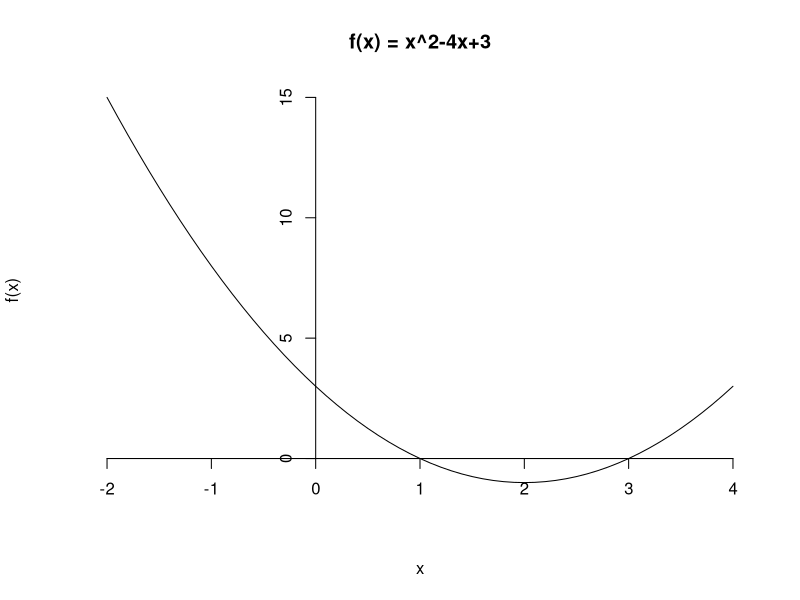
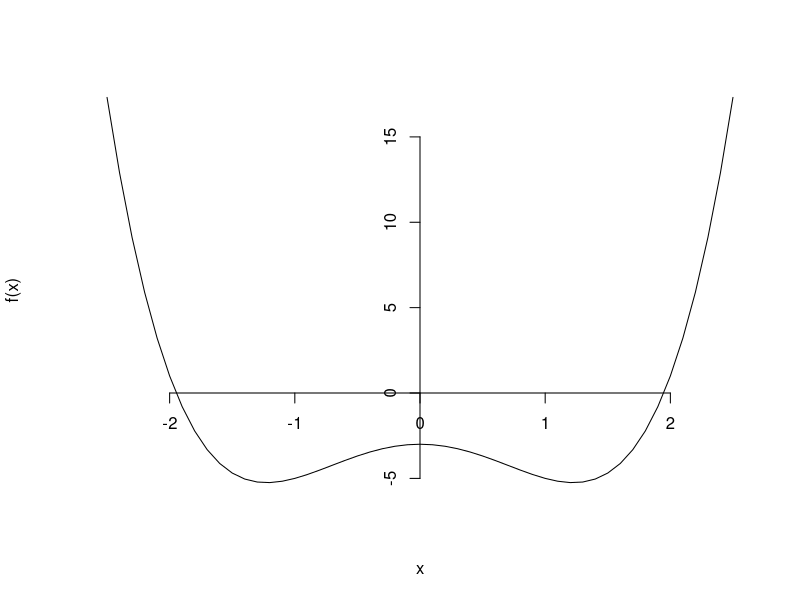
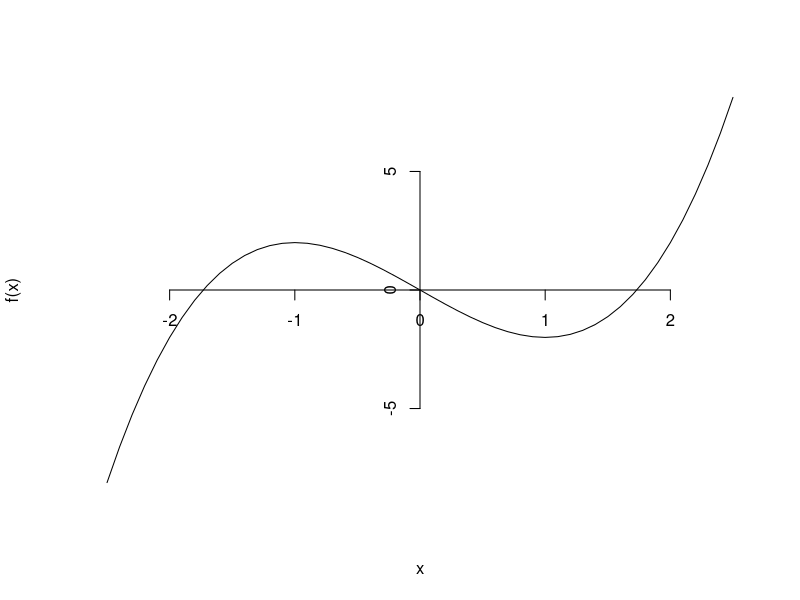
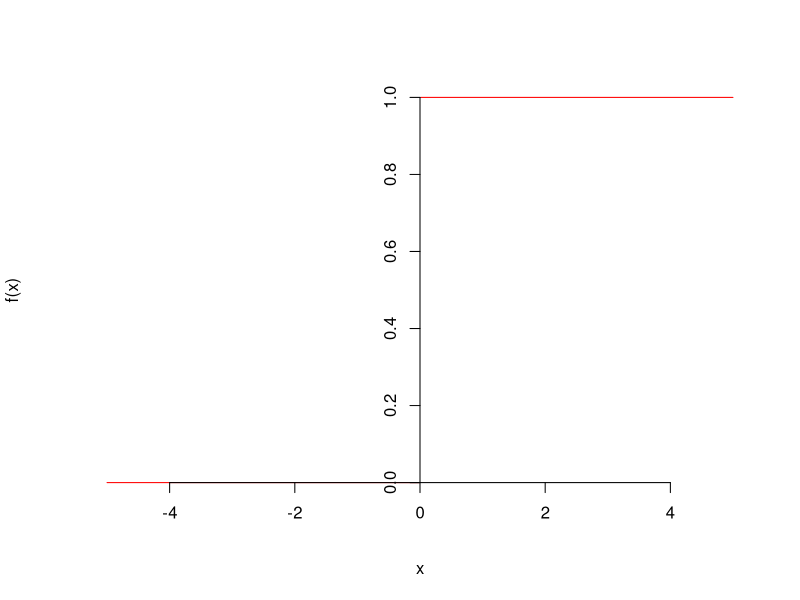
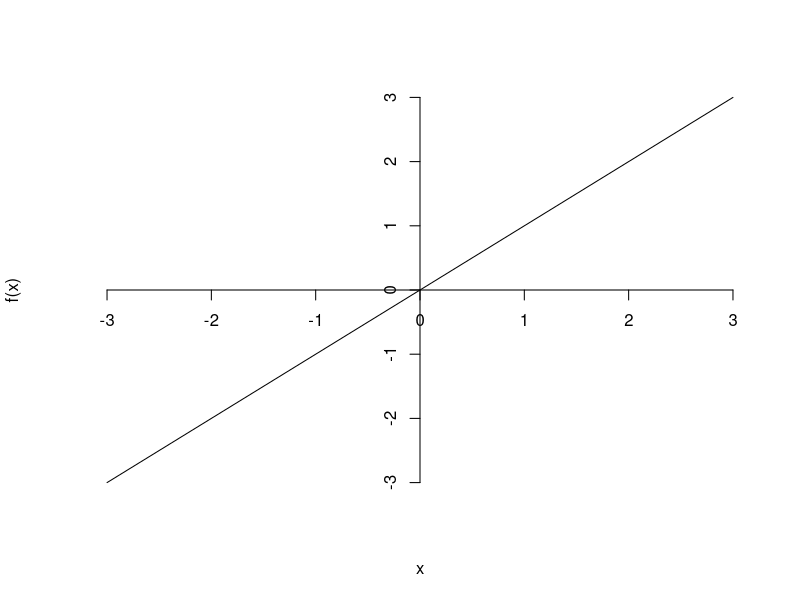
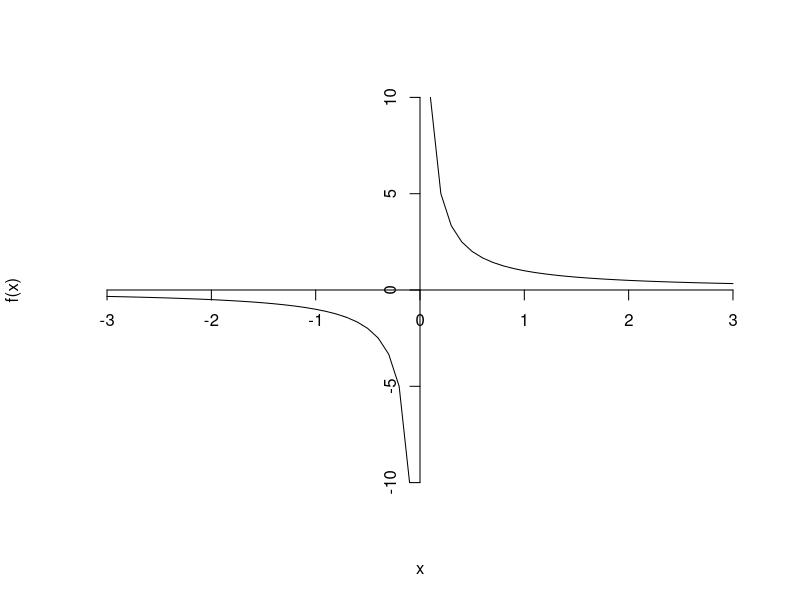
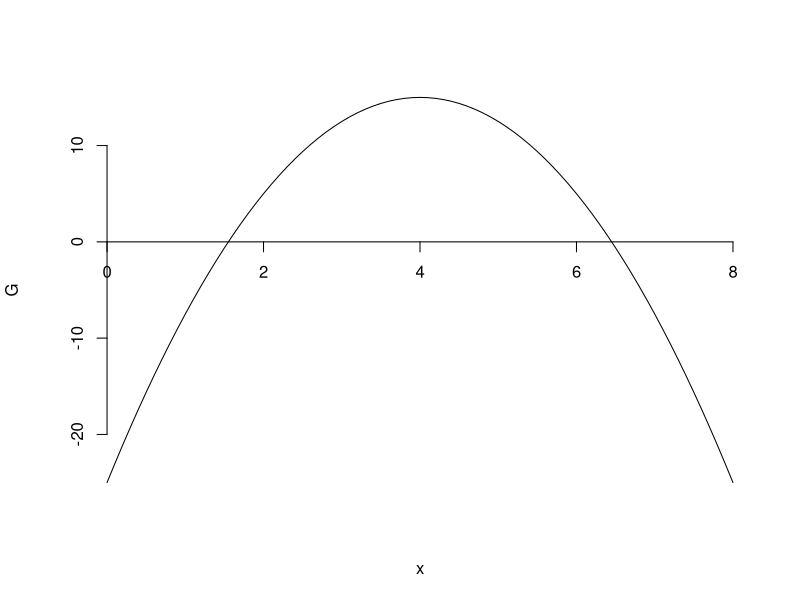
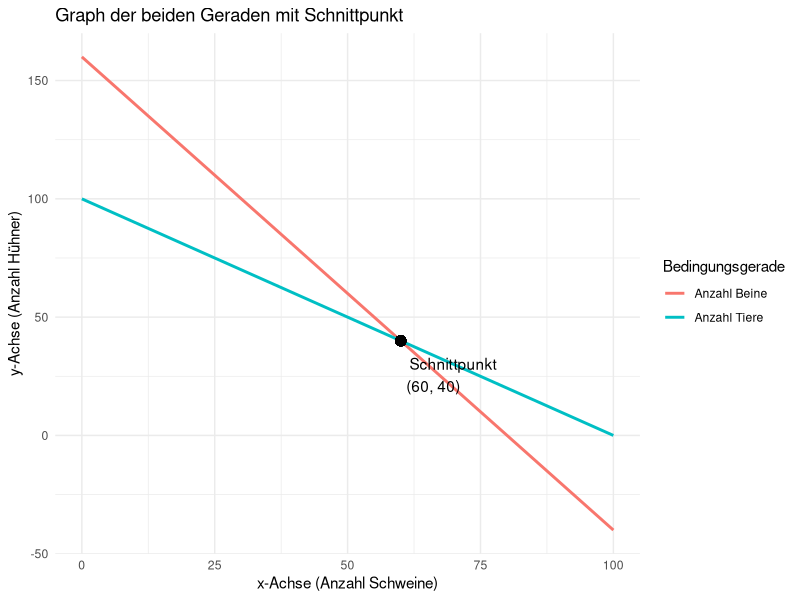

Write the R code that produced these figures, in order.
## ---- chunk 1
options(digits = 4)
knitr::opts_chunk$set(echo=FALSE, message=FALSE, warning=FALSE, cache=FALSE, 
                      dev.args=list(pointsize=11), size="scriptsize")
## ---- chunk 2
rm(list = ls())
x <- seq(-2, 4, 0.1)

f <- function(x) {
  x^2 - 4 * x + 3
}
plot(x,f(x), type = "l", axes = FALSE, main = "f(x) = x^2-4x+3")
axis(1, pos = 0)
axis(2, pos = 0)
## ---- chunk 3
rm(list = ls())
x <- seq(-2.5, 2.5, 0.1)

f <- function(x) {
  x^4 - 3 * x^2 - 3
}
plot(x,f(x), type = "l", axes = FALSE)
axis(1, pos = 0)
axis(2, pos = 0)

## ---- chunk 4
rm(list = ls())
x <- seq(-2.5, 2.5, 0.1)

f <- function(x) {
  x^3 - 3 * x 
}
plot(x,f(x), type = "l", axes = FALSE)
axis(1, pos = 0)
axis(2, pos = 0)

## ---- chunk 5
rm(list = ls())
x <- seq(-5, 5, 0.01)

f <- function(x) {
  0.5 * (x + abs(x)) / x
}
plot(x,f(x), type = "l", axes = FALSE, col = "red")
axis(1, pos = 0)
axis(2, pos = 0)
## ---- chunk 6
rm(list = ls())
x <- seq(-3, 3, 0.1)

f <- function(x) {
  x
}
plot(x,f(x), type = "l", axes = FALSE)
axis(1, pos = 0)
axis(2, pos = 0)
## ---- chunk 7
rm(list = ls())
x <- seq(-3, 3, 0.1)

f <- function(x) {
  1/x
}
plot(x,f(x), type = "l", axes = FALSE)
axis(1, pos = 0)
axis(2, pos = 0)
## ---- chunk 8
rm(list = ls())
x <- seq(0, 8, 0.1)
G <- -5/2 * x^2 +20 * x -25
plot(x,G, type = "l", axes = FALSE)
axis(1, pos = 0)
axis(2, pos = 0)

## ---- chunk 9
rm(list = ls())
library(ggplot2)

# Definition der zwei Geraden: y = m1*x + b1 und y = m2*x + b2
m1 <- -2
b1 <- 160
m2 <- -1
b2 <- 100

# Berechnung des Schnittpunkts
x_intersect <- (b2 - b1) / (m1 - m2)
y_intersect <- m1 * x_intersect + b1

# Daten für die Geraden (für Plot-Bereich x von 0 bis 5)
df <- data.frame(
  x = rep(seq(0, 100, length.out = 100), 2),
  y = c(m1 * seq(0, 100, length.out = 100) + b1,
        m2 * seq(0, 100, length.out = 100) + b2),
  line = factor(rep(c("Anzahl Beine", "Anzahl Tiere"), each = 100))
)

# Plot mit zwei Linien und Schnittpunkt als Punkt
ggplot(df, aes(x = x, y = y, color = line)) +
  geom_line(size = 1) +
  geom_point(aes(x = x_intersect, y = y_intersect), color = "black", size = 3) +
  annotate("text", x = x_intersect, y = y_intersect, label = paste0("Schnittpunkt\n(", round(x_intersect, 2), ", ", round(y_intersect, 2), ")"),
           hjust = -0.1, vjust = 1.5) +
  theme_minimal() +
  labs(title = "Graph der beiden Geraden mit Schnittpunkt", 
       x = "x-Achse (Anzahl Schweine)", 
       y = "y-Achse (Anzahl Hühner)",
       color = "Bedingungsgerade") 

## ---- chunk 10
rm(list = ls())
library(ggplot2)

# Definition der zwei Geraden: y = m1*x + b1 und y = m2*x + b2
m1 <- 2
b1 <- -1
m2 <- 2
b2 <- -1.1

# Berechnung des Schnittpunkts
x_intersect <- (b2 - b1) / (m1 - m2)
y_intersect <- m1 * x_intersect + b1

# Daten für die Geraden (für Plot-Bereich x von 0 bis 5)
df <- data.frame(
  x = rep(seq(-4, 4, length.out = 100), 2),
  y = c(m1 * seq(-4, 4, length.out = 100) + b1,
        m2 * seq(-4, 4, length.out = 100) + b2),
  line = factor(rep(c("Gleichung 1", "Gleichung 2"), each = 100))
)

# Plot mit zwei Linien und Schnittpunkt als Punkt
ggplot(df, aes(x = x, y = y, color = line)) +
  geom_line(size = 1) +
  geom_point(aes(x = x_intersect, y = y_intersect), color = "black", size = 3) +
  annotate("text", x = x_intersect, y = y_intersect, label = paste0("Schnittpunkt\n(", round(x_intersect, 2), ", ", round(y_intersect, 2), ")"),
           hjust = -0.1, vjust = 1.5) +
  theme_minimal() +
  labs(title = "Graph der beiden Geraden", 
       x = "x-Achse", 
       y = "y-Achse",
       color = "Gerade") 

## ---- chunk 11
rm(list = ls())
library(ggplot2)

# Definition der zwei Geraden: y = m1*x + b1 und y = m2*x + b2
m1 <- 2
b1 <- -1
m2 <- 2
b2 <- -1.5

# Berechnung des Schnittpunkts
x_intersect <- (b2 - b1) / (m1 - m2)
y_intersect <- m1 * x_intersect + b1

# Daten für die Geraden (für Plot-Bereich x von 0 bis 5)
df <- data.frame(
  x = rep(seq(-4, 4, length.out = 100), 2),
  y = c(m1 * seq(-4, 4, length.out = 100) + b1,
        m2 * seq(-4, 4, length.out = 100) + b2),
  line = factor(rep(c("Gleichung 1", "Gleichung 2"), each = 100))
)

# Plot mit zwei Linien und Schnittpunkt als Punkt
ggplot(df, aes(x = x, y = y, color = line)) +
  geom_line(size = 1) +
  geom_point(aes(x = x_intersect, y = y_intersect), color = "black", size = 3) +
  annotate("text", x = x_intersect, y = y_intersect, label = paste0("Schnittpunkt\n(", round(x_intersect, 2), ", ", round(y_intersect, 2), ")"),
           hjust = -0.1, vjust = 1.5) +
  theme_minimal() +
  labs(title = "Graph der beiden Geraden", 
       x = "x-Achse", 
       y = "y-Achse",
       color = "Gerade") 

## ---- chunk 12
rm(list = ls())
library(ggplot2)

# Definition der zwei Geraden: y = m1*x + b1 und y = m2*x + b2
m1 <- 2
b1 <- -1
m2 <- -2
b2 <- 1.5

# Berechnung des Schnittpunkts
x_intersect <- (b2 - b1) / (m1 - m2)
y_intersect <- m1 * x_intersect + b1

# Daten für die Geraden (für Plot-Bereich x von 0 bis 5)
df <- data.frame(
  x = rep(seq(-4, 4, length.out = 100), 2),
  y = c(m1 * seq(-4, 4, length.out = 100) + b1,
        m2 * seq(-4, 4, length.out = 100) + b2),
  line = factor(rep(c("Gleichung 1", "Gleichung 2"), each = 100))
)

# Plot mit zwei Linien und Schnittpunkt als Punkt
ggplot(df, aes(x = x, y = y, color = line)) +
  geom_line(size = 1) +
  geom_point(aes(x = x_intersect, y = y_intersect), color = "black", size = 3) +
  annotate("text", x = x_intersect, y = y_intersect, label = paste0("Schnittpunkt\n(", round(x_intersect, 3), ", ", round(y_intersect, 3), ")"),
           hjust = -0.1, vjust = 1.5) +
  theme_minimal() +
  labs(title = "Graph der beiden Geraden mit Schnittpunkt", 
       x = "x-Achse", 
       y = "y-Achse",
       color = "Gerade") 

## ---- chunk 13
# Übergangsmatrix erstellen (3x3, z. B. für Markov-Kette)
uebergang <- matrix(c(0.9, 0.08, 0.01,
                      0.04, 0.85, 0.07,
                      0.06, 0.07, 0.92), nrow=3, byrow=TRUE)

# Anfangszustandsvektor (Wahrscheinlichkeiten summieren zu 1)
vektor <- c(0.42, 0.37, 0.21)

# Multiplikation: nächster Zustand
nächster_zustand <- uebergang %*% vektor
for (i in 1:1000) 
  nächster_zustand <- uebergang %*% nächster_zustand

## ---- chunk 14
rm(list = ls())
library(ggplot2)

# Definition der zwei Geraden: y = m1*x + b1 und y = m2*x + b2
m1 <- -2
b1 <- 5
m2 <- 1
b2 <- -1

# Berechnung des Schnittpunkts
x_intersect <- (b2 - b1) / (m1 - m2)
y_intersect <- m1 * x_intersect + b1

# Daten für die Geraden (für Plot-Bereich x von 0 bis 5)
df <- data.frame(
  x = rep(seq(-7, 7, length.out = 100), 2),
  y = c(m1 * seq(-7, 7, length.out = 100) + b1,
        m2 * seq(-7, 7, length.out = 100) + b2),
  line = factor(rep(c("Gleichung I", "Gleichung II"), each = 100))
)

# Plot mit zwei Linien und Schnittpunkt als Punkt
ggplot(df, aes(x = x, y = y, color = line)) +
  geom_line(size = 1) +
  geom_point(aes(x = x_intersect, y = y_intersect), color = "black", size = 3) +
  annotate("text", x = x_intersect, y = y_intersect, label = paste0("Schnittpunkt\n(", round(x_intersect, 2), ", ", round(y_intersect, 2), ")"),
           hjust = -0.1, vjust = 1.5) +
  theme_minimal() +
  labs(title = "Graph der beiden Geraden mit Schnittpunkt", 
       x = "x-Achse", 
       y = "y-Achse",
       color = "Bedingungsgerade") 

## ---- chunk 15
rm(list = ls())
# Beispiel: Fläche oberhalb der Geraden y = 2x + 1 zwischen x=0 und x=3
x <- seq(-7, 7, length.out = 100)
y_line <- -2 * x + 5   # Gerade y = -2x + 5
y_max <- max(y_line)  # Maximale Höhe für die Fläche
y_min <- min(y_line)

plot(x, y_line, type = "l", lwd = 2, 
     xlab = "x", ylab = "y", 
     main = "Lösungsmenge ist die Fläche unterhalb der Geraden I")
abline(h = 0)
abline(v = 0)

# Fläche oberhalb der Geraden schattieren
polygon(c(-7, x, 7, 0), 
        c(y_min, y_line, y_min, y_min), 
        col = "lightblue", border = NA)


## ---- chunk 16
rm(list = ls())
# Beispiel: Fläche oberhalb der Geraden y = 2x + 1 zwischen x=0 und x=3
x <- seq(-7, 7, length.out = 100)
y_line <- 1 * x - 1   # Gerade y = -2x + 5
y_max <- max(y_line)  # Maximale Höhe für die Fläche
y_min <- min(y_line)

plot(x, y_line, type = "l", lwd = 2, 
     xlab = "x", ylab = "y", 
     main = "Lösungsmenge ist die Fläche oberhalb der Geraden II")
abline(h = 0)
abline(v = 0)

# Fläche oberhalb der Geraden schattieren
polygon(c(-7, x, 7, 0), 
        c(y_max, y_line, y_max, y_max), 
        col = "lightblue", border = NA)


## ---- chunk 17
rm(list = ls())
x <- seq(0, 7, length.out = 100)
y_line <- 1 * x - 1   
z_line <- -2 * x +5 

plot(x, y_line, type = "l", lwd = 2, 
     xlab = "x", ylab = "y", 
     main = "Lösungsmenge ist Schnittmenge")
abline(a = 5, b = -2, lwd = 2) 
abline(h = 0)
abline(v = 0)

# Fläche oberhalb der Geraden schattieren
polygon(c(0, 1,  2, 0), 
        c(0, 0, 1, 5), 
        col = "lightblue", border = NA)

## ---- chunk 18
rm(list = ls())
x <- seq(0, 8, length.out = 100)
y_line <- -0.5 * x + 4.5   

plot(x, y_line, type = "l", lwd = 2, 
     xlab = "x", ylab = "y", 
     main = "Zulässiger Bereich - mögliche Zeltkombinationen")
abline(a = 4.5, b = -0.5, col = "red")
abline(h = 4)
abline(v = 5)
abline(h = 0)
abline(v = 0)

# Fläche oberhalb der Geraden schattieren
polygon(c(0, 5, 5, 1, 0), 
        c(0, 0, 2, 4, 4), 
        col = "lightblue", border = NA)

## ---- chunk 19
rm(list = ls())
x <- seq(0, 8, length.out = 100)
y_line <- -0.5 * x + 4.5   

plot(x, y_line, type = "l", lwd = 2, 
     xlab = "x", ylab = "y", 
     main = "Zulässiger Bereich / Zielfunktion 60")
abline(a = 4.5, b = -0.5, col = "red")
abline(h = 4)
abline(v = 5)
abline(h = 0)
abline(v = 0)
polygon(c(0, 5, 5, 1, 0), 
        c(0, 0, 2, 4, 4), 
        col = "lightblue", border = NA)
abline(a = 4, b = -2/3, col = "blue")
text(x = 2, y = 2.5, "Z = 60", col = "blue")

# Fläche oberhalb der Geraden schattieren
## ---- chunk 20
rm(list = ls())
x <- seq(0, 8, length.out = 100)
y_line <- -0.5 * x + 4.5   

plot(x, y_line, type = "l", lwd = 2, 
     xlab = "x", ylab = "y", 
     main = "Zulässiger Bereich / Zielfunktion")
abline(a = 4.5, b = -0.5, col = "red")
abline(h = 4)
abline(v = 5)
abline(h = 0)
abline(v = 0)
polygon(c(0, 5, 5, 1, 0), 
        c(0, 0, 2, 4, 4), 
        col = "lightblue", border = NA)
abline(a = 60/15, b = -2/3, col = "blue")
text(x = 2, y = 2.5, "Z = 60", col = "blue")
abline(a = 70/15, b = -2/3, col = "yellow")
text(x = 2, y = 3.5, "Z = 70", col = "yellow")
abline(a = 80/15, b = -2/3, col = "magenta")
text(x = 2, y = 4.5, "Z = 80", col = "magenta")

# Fläche oberhalb der Geraden schattieren
